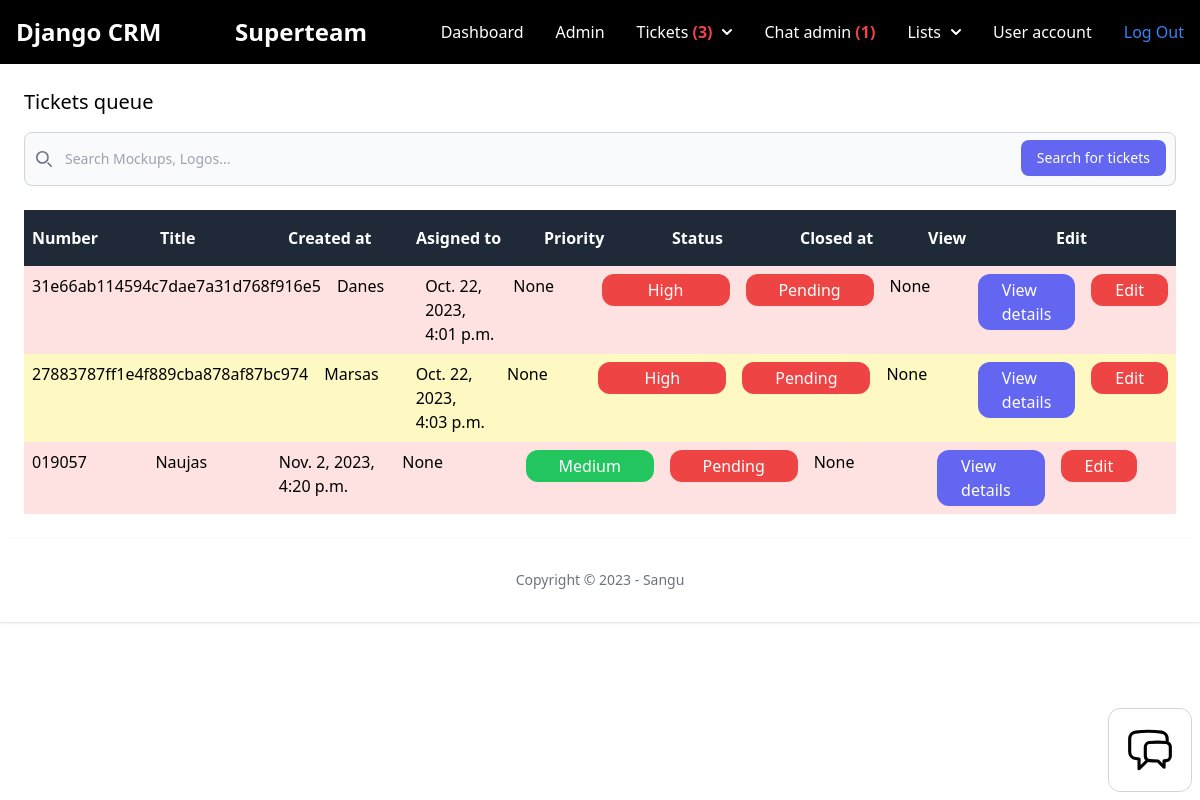
Before: /dashboard/tickets/queue/ (signed in) with the older database file.
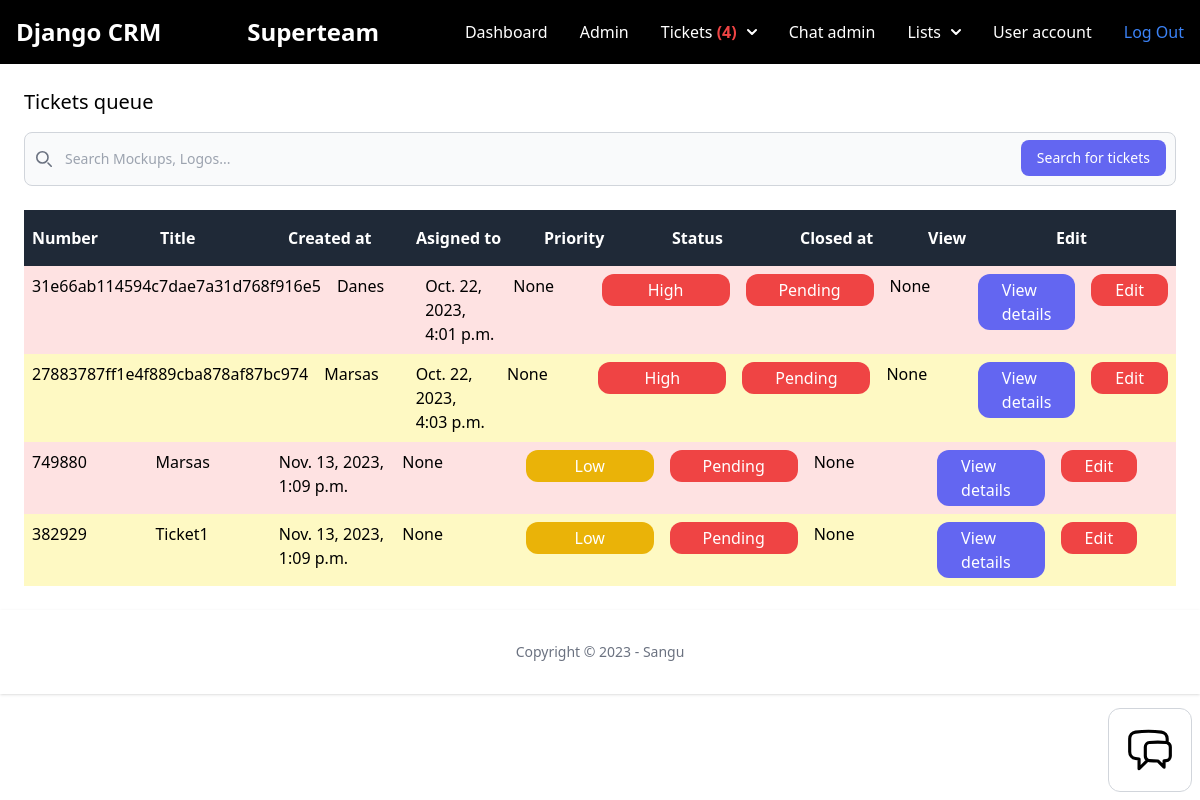
After: the same page with the newer database file.
### ticket/models.py (models this page shows, shortened)
class Ticket(models.Model):
    ACTIVE = 'active'
    COMPLETED = 'completed'
    PENDING = 'pending'
    CHOICES_STATUS = (
        (ACTIVE, 'Active'),
        (COMPLETED, 'Completed'),
        (PENDING, 'Pending'),
    )
    LOW = 'low'
    MEDIUM = 'medium'
    HIGH = 'high'
    CHOICES_PRIORITY = (
        (LOW, 'Low'),
        (MEDIUM, 'Medium'),
        (HIGH, 'High'),
    )
    ticket_number = models.CharField(max_length=15, unique=True)
    title = models.CharField(max_length=100)
    description = models.TextField(blank=True, null=True)
    created_by = models.ForeignKey(User, related_name='tickets', on_delete=models.CASCADE)
    created_at = models.DateTimeField(auto_now_add=True)
    modified_at = models.DateTimeField(auto_now=True)
    assign_to = models.ForeignKey(User, on_delete=models.DO_NOTHING, null=True, blank=True)
    is_resolved = models.BooleanField(default=False)
    accepted_at = models.DateTimeField(null=True, blank=True)
    closed_at = models.DateTimeField(null=True, blank=True)
    status = models.CharField(max_length=15, choices=CHOICES_STATUS, default=PENDING)
    priority = models.CharField(max_length=15, choices=CHOICES_PRIORITY, default=MEDIUM)

### ticket/views.py (the view)
# urls.py: path('queue/', views.ticket_queue, name='queue'),
@login_required
def ticket_queue(request):
    if request.user.is_manager:
        tickets = Ticket.objects.filter(status='pending')
        return render(request, 'ticket/tickets_queue.html', {
            'tickets': tickets
        })
    else:
        messages.error(request, 'You have no access to the page')
        return redirect('dashboard:index')

### chat/context_processors.py (called while the page is built)
def chat_waiting(request):
    waiting_chat = Room.objects.filter(status='waiting')
    return {'waiting_chat': waiting_chat}

### team/context_processors.py (called while the page is built)
def active_team(request):
    if request.user.is_authenticated:
        if request.user.userprofile.active_team:
            active_team = request.user.userprofile.active_team
        else:
            active_team = Team.objects.filter(created_by=request.user)[0]
    else:
        active_team = None
    return {'active_team': active_team}

### ticket/context_processors.py (called while the page is built)
def pending_tickets(request):
    pending_tickets = 0
    if request.user.is_authenticated:
        if request.user.is_manager:
            pending_tickets = Ticket.objects.filter(status='pending')
        else:
            pending_tickets = pending_tickets
    else:
        pending_tickets = pending_tickets
    return {'pending_tickets': pending_tickets}

def workspace_tickets(request):
    if request.user.is_authenticated:
        workspace_tickets = Ticket.objects.filter(assign_to=request.user, is_resolved=False)
    else:
        workspace_tickets = 0
    return {'workspace_tickets': workspace_tickets}

### ticket/templates/ticket/tickets_queue.html (shortened to what the changed rows need)
{% extends 'app/base.html'  %}
{% block content %}
<div class="py-6 px-6">
    <h1 class="mb-4 text-xl">Tickets queue</h1>
    {% if tickets %}
    {% for ticket in tickets %}
    <div class="flex justify-between">
        <p class="py-2 px-2 w-full {% cycle 'bg-red-100' 'bg-yellow-100' %}">
            {{ ticket.ticket_number }}
        </p>
        <p class="py-2 px-2 w-full {% cycle 'bg-red-100' 'bg-yellow-100' %}">
            {{ ticket.title }}
        </p>
        <p class="py-2 px-2 w-full {% cycle 'bg-red-100' 'bg-yellow-100' %}">
            {{ ticket.created_at }}
        </p>
        <p class="py-2 px-2 w-full {% cycle 'bg-red-100' 'bg-yellow-100' %}">
            {{ ticket.assign_to }}
        </p>
        <p class="py-2 px-2 w-full {% cycle 'bg-red-100' 'bg-yellow-100' %}">
            {% if ticket.priority == 'low' %}
            <span class="inline-block py-1 px-6 bg-yellow-500 rounded-xl text-white w-32 text-center">{{ ticket.get_priority_display }}</span>
            {% elif ticket.priority == 'medium' %}
            <span class="inline-block py-1 px-6 bg-green-500 rounded-xl text-white w-32 text-center">{{ ticket.get_priority_display }}</span>
            {% elif ticket.priority == 'high' %}
            <span class="inline-block py-1 px-6 bg-red-500 rounded-xl text-white w-32 text-center">{{ ticket.get_priority_display }}</span>
            {% endif %}
        </p>
        <p class="py-2 px-2 w-full {% cycle 'bg-red-100' 'bg-yellow-100' %}">
            {% if ticket.status == 'active' %}
            <span class="inline-block py-1 px-6 bg-yellow-500 rounded-xl text-white w-32 text-center">{{ ticket.get_status_display }}</span>
            {% elif ticket.status == 'completed' %}
            <span class="inline-block py-1 px-6 bg-black rounded-xl text-white w-32 text-center">{{ ticket.get_status_display }}</span>
            {% elif ticket.status == 'pending' %}
            <span class="inline-block py-1 px-6 bg-red-500 rounded-xl text-white w-32 text-center">{{ ticket.get_status_display }}</span>
            {% endif %}
        </p>
        <p class="py-2 px-2 w-full {% cycle 'bg-red-100' 'bg-yellow-100' %}">
            {{ ticket.closed_at }}
        </p>
        <p class="py-2 px-2 w-full {% cycle 'bg-red-100' 'bg-yellow-100' %}">
            <a href="{% url 'tickets:detail' ticket.id %}" class="inline-block py-1 px-6 bg-indigo-500 rounded-xl text-white">View details</a>
        </p>
        <p class="py-2 px-2 w-full {% cycle 'bg-red-100' 'bg-yellow-100' %}">
            {% if not ticket.is_resolved %}
            <a href="{% url 'tickets:edit' ticket.id %}" class="inline-block py-1 px-6 bg-red-500 rounded-xl text-white">Edit</a>
            {% endif %}
        </p>
    </div>
    {% endfor %}
    {% else %}
    <p class="mt-6 px-2">There are no tickets in the database yet...</p>
    {% endif %}
</div>
{% endblock %}

### app/templates/app/base.html (shortened to what the changed rows need)
{% load static %}
<!doctype html>
<html lang="en">
<head>
    <link rel="stylesheet" type="text/css" href="{% static 'src/output.css' %}">
    <script src="https://cdn.tailwindcss.com"></script>
</head>
<body>
    <nav class="bg-black border-gray-200 dark:bg-black dark:border-gray-700">
        <div class="max-w-screen-xl flex flex-wrap items-center justify-between mx-auto p-4">
            <div class="hidden w-full md:block md:w-auto" id="navbar-multi-level">
                <ul class="flex flex-col font-medium p-4 md:p-0 mt-4 border border-gray-100 rounded-lg bg-black md:flex-row md:space-x-8 md:mt-0 md:border-0 md:bg-black bg-gray-800 md:bg-black dark:border-gray-700 text-white">
                    {% if request.user.is_authenticated %}
                    {% if request.user.is_manager %}
                    <li>
                        <button id="dropdownNavbrLink" data-dropdown-toggle="dropdownNavbar" class="flex items-center justify-between w-full py-2 pl-3 pr-4  text-gray-700 border-b border-gray-100 hover:bg-gray-50 md:hover:bg-transparent md:border-0 md:hover:text-blue-700 md:p-0 md:w-auto text-white md:dark:hover:text-blue-500 dark:focus:text-white dark:border-gray-700 dark:hover:bg-gray-700 md:dark:hover:bg-transparent">
                            Tickets&nbsp; {% if pending_tickets.count > 0 %} <span class="text-red-500 font-bold"> ({{ pending_tickets.count }}) {% endif %}</span><svg class="w-2.5 h-2.5 ml-2.5" aria-hidden="true" xmlns="http://www.w3.org/2000/svg" fill="none" viewBox="0 0 10 6">
                                <path stroke="currentColor" stroke-linecap="round" stroke-linejoin="round" stroke-width="2" d="m1 1 4 4 4-4" />
                            </svg>
                        </button>
                    </li>
                    {% endif %}
                    {% endif %}
                    {% if request.user.is_manager %}
                    <li>
                        <a href="{% url 'chat:admin' %}" class="block py-2 pl-3 pr-4 text-white rounded hover:bg-gray-100 md:hover:bg-transparent md:border-0 md:hover:text-blue-700 md:p-0 dark:text-white md:dark:hover:text-blue-500 dark:hover:bg-gray-700 dark:hover:text-white md:dark:hover:bg-transparent">Chat admin {% if waiting_chat.count > 0 %} <span class="text-red-500 font-bold">({{ waiting_chat.count }}) {% endif %}</span></a>
                    </li>
                    {% endif %}
                </ul>
            </div>
        </div>
    </nav>
    {% block content %}
    {% endblock%}
</body>
</html>

Changed rows visible on the page:
removed Ticket: ticket_number "019057", title "Naujas", created_at "Nov. 2, 2023, 4:20 p.m.", assign_to "None", priority "Medium", status "Pending", closed_at "None", is_resolved "Edit"
added Ticket: ticket_number "749880", title "Marsas", created_at "Nov. 13, 2023, 1:09 p.m.", assign_to "None", priority "Low", status "Pending", closed_at "None", is_resolved "Edit"
added Ticket: ticket_number "382929", title "Ticket1", created_at "Nov. 13, 2023, 1:09 p.m.", assign_to "None", priority "Low", status "Pending", closed_at "None", is_resolved "Edit"
Other visible differences:
{{ pending_tickets.count }}: "3" → "4"
{{ waiting_chat.count }}: "1" → (not shown)
